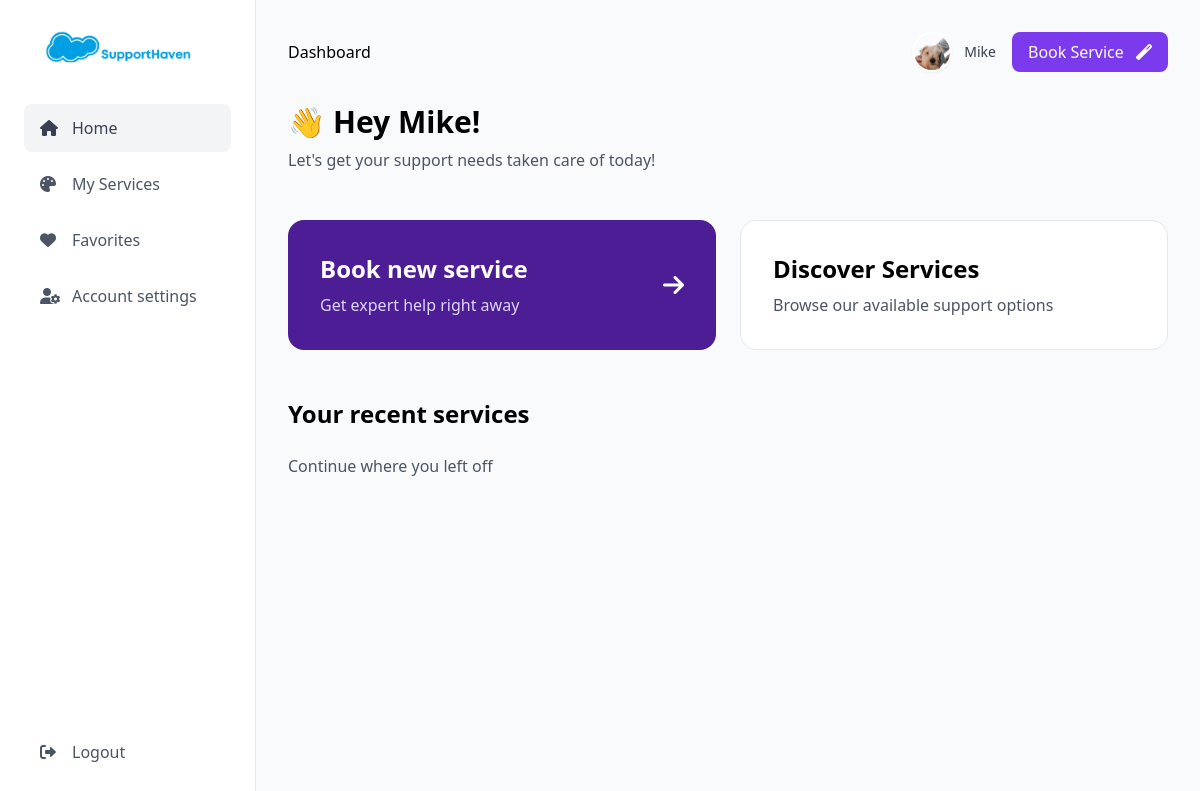
/user-landing.php (signed in), run on the app's committed database.
### tables this page shows
CREATE TABLE `users` (
  `id` int(11) NOT NULL,
  `firstname` varchar(50) NOT NULL,
  `lastname` varchar(50) NOT NULL,
  `email` varchar(100) NOT NULL,
  `password` varchar(255) NOT NULL,
  `created_at` timestamp NOT NULL DEFAULT current_timestamp(),
  `user_role_id` int(11) NOT NULL,
  `auth_provider` enum('local','google','facebook') DEFAULT 'local',
  `oauth_id` varchar(255) DEFAULT NULL,
  `avatar` varchar(255) DEFAULT NULL
);

### user-landing.php (the view, shortened to what this page needs)
<?php
$database = new Connection();
$db = $database->getConnection();
$user_id = $_SESSION['user_id'];
$query = "SELECT * FROM users WHERE id = :user_id";
$stmt = $db->prepare($query);
$stmt->bindParam(":user_id", $user_id);
$stmt->execute();
$user = $stmt->fetch(PDO::FETCH_ASSOC);
?>
<!DOCTYPE html>
<html lang="en">
<head>
    <link href="https://cdn.jsdelivr.net/npm/tailwindcss@2.2.19/dist/tailwind.min.css" rel="stylesheet">
    <link href="https://cdnjs.cloudflare.com/ajax/libs/font-awesome/6.0.0-beta3/css/all.min.css" rel="stylesheet">
</head>
<body class="bg-gray-50">
    <aside class="fixed left-0 top-0 h-screen w-64 bg-white border-r border-gray-200 flex flex-col">
        <div class="p-6">
            <a href="index.html">
                <img src="images/logo.png" alt="SupportHaven" class="h-12 mb-8 pl-4">
            </a>
            <nav class="space-y-2">
                <a href="user-landing.php" class="flex items-center px-4 py-3 text-gray-700 rounded-lg bg-gray-100">
                    <i class="fas fa-home w-5 mr-3"></i> Home
                </a>
                <a href="my-services.php" class="flex items-center px-4 py-3 text-gray-600 hover:bg-gray-100 rounded-lg">
                    <i class="fas fa-palette w-5 mr-3"></i> My Services
                </a>
                <a href="favorites.php" class="flex items-center px-4 py-3 text-gray-600 hover:bg-gray-100 rounded-lg">
                    <i class="fas fa-heart w-5 mr-3"></i> Favorites
                </a>
                <a href="account-settings.php" class="flex items-center px-4 py-3 text-gray-600 hover:bg-gray-100 rounded-lg">
                    <i class="fas fa-user-cog w-5 mr-3"></i> Account settings
                </a>
            </nav>
        </div>
        <div class="mt-auto p-6">
            <a href="logout.php" class="flex items-center px-4 py-3 text-gray-600 hover:bg-gray-100 rounded-lg">
                <i class="fas fa-sign-out-alt w-5 mr-3"></i> Logout
            </a>
        </div>
    </aside>
    <main class="ml-64 p-8">
        <nav class="flex justify-between items-center mb-8">
            <div class="flex space-x-6">
                <a href="#" class="font-medium">Dashboard</a>
            </div>
            <div class="flex items-center space-x-4">
                <div class="flex items-center">
                    <div class="relative">
                        <img src="<?php
                            if (!empty($user['avatar']) && file_exists('uploads/profile_images/' . $user['avatar'])) {
                                echo 'uploads/profile_images/' . htmlspecialchars($user['avatar']);
                            } else {
                                echo 'images/default-avatar.svg';
                            }
                        ?>"
                            alt="Profile"
                            class="w-10 h-10 rounded-full object-cover border-2 border-white shadow-sm bg-gray-50"
                        >
                    </div>
                    <div class="ml-3 hidden md:block">
                        <p class="text-sm font-medium text-gray-700"><?php echo htmlspecialchars($user['firstname']); ?></p>
                    </div>
                </div>
                <a href="booking.php" class="bg-purple-600 text-white px-4 py-2 rounded-lg hover:bg-purple-700 transition duration-200">
                    Book Service <i class="fas fa-magic ml-2"></i>
                </a>
            </div>
        </nav>
        <div class="mb-12">
            <div class="flex items-center mb-2">
                <span class="text-3xl">👋</span>
                <h1 class="text-3xl font-bold ml-2">Hey <?php echo htmlspecialchars($user['firstname']); ?>!</h1>
            </div>
            <p class="text-gray-600">Let's get your support needs taken care of today!</p>
        </div>
        <div class="grid grid-cols-2 gap-6 mb-12">
            <a href="booking.php" class="bg-purple-900 text-white rounded-2xl p-8 flex items-center justify-between cursor-pointer hover:opacity-95 transition">
            <div>
                <h2 class="text-2xl font-bold mb-2">Book new service</h2>
                <p class="text-purple-200">Get expert help right away</p>
            </div>
            <i class="fas fa-arrow-right text-2xl"></i>
            </a>
            <a href="my-services.php" class="bg-white rounded-2xl p-8 border hover:shadow-lg transition cursor-pointer">
                <div>
                    <h2 class="text-2xl font-bold mb-2">Discover Services</h2>
                    <p class="text-gray-600">Browse our available support options</p>
                </div>
            </a>
        </div>
        <div class="mb-12">
            <h2 class="text-2xl font-bold mb-6">Your recent services</h2>
            <p class="text-gray-600 mb-6">Continue where you left off</p>
        </div>
    </main>
</body>
</html>

### data on the page
users: avatar (picture), firstname "Mike"
